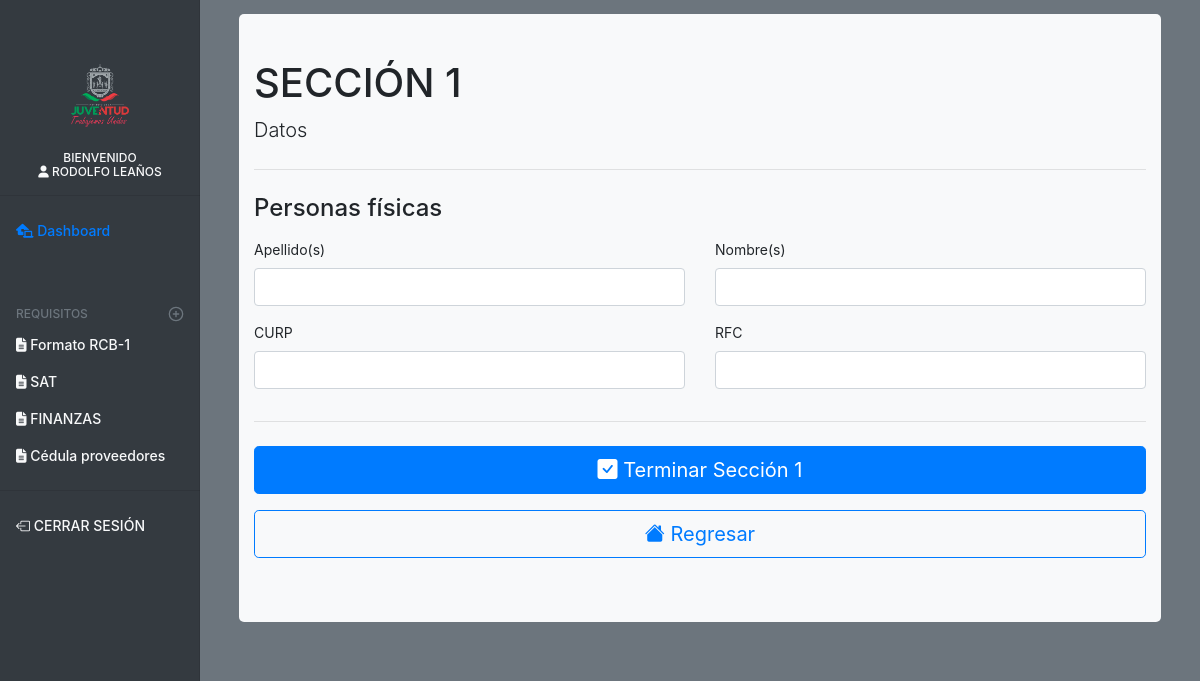
Before: /dashboard/editar_seccion1.php (signed in) with the older database file.
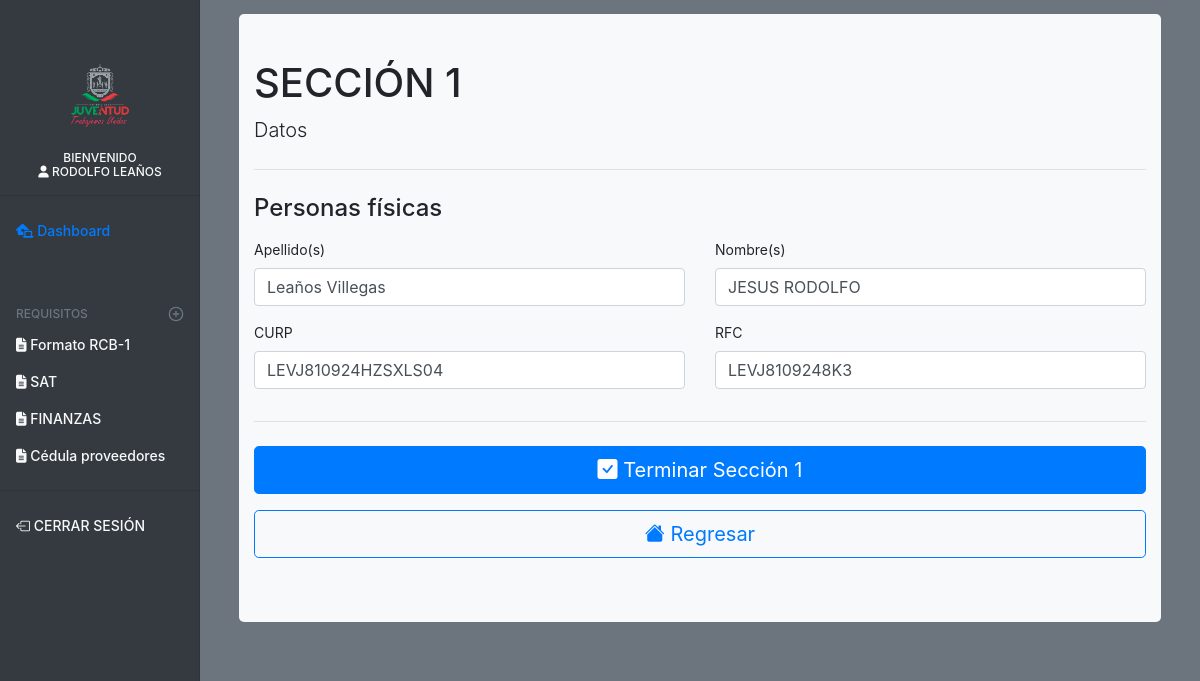
After: the same page with the newer database file.
### tables this page shows
CREATE TABLE `datos` (
  `id` int(11) NOT NULL,
  `id_ext` int(11) NOT NULL,
  `fisc_apellido` varchar(100) DEFAULT NULL,
  `fisc_nombre` varchar(70) DEFAULT NULL,
  `fisc_curp` varchar(20) DEFAULT NULL,
  `rfc` varchar(50) DEFAULT NULL,
  `moral_razon` varchar(100) DEFAULT NULL,
  `moral_denominacion` varchar(100) DEFAULT NULL,
  `moral_archivo_acta` varchar(300) DEFAULT NULL,
  `tipo_usr` int(11) NOT NULL,
  `validacion` int(11) NOT NULL
);

### dashboard/editar_seccion1.php (the view, shortened to what the changed rows need)
<?php
include('prcd/conn.php');
    $id = $_SESSION['id'];
?>
<!doctype html>
<html lang="es">
  <head>
    <link rel="stylesheet" href="https://cdn.jsdelivr.net/npm/bootstrap-icons@1.3.0/font/bootstrap-icons.css">
    <link href="css/bootstrap.css" rel="stylesheet">
    <link href="css/form-validation.css" rel="stylesheet">
    <link href="css/dashboard.css" rel="stylesheet">
  </head>
  <body class="bg-secondary">
<div class="container-fluid">
  <div class="row">
    <main role="main" class="col-md-9 ml-sm-auto col-lg-10 px-md-4 bg-secondary" style="background-color:#eaeef4; height:100%;">
    <div class="container-fluid ">
      <div class="jumbotron jumbotron-fluid " style="background-color:#f8f9fa; width:100%;border-radius:5px;  margin-top:25px; padding-top:45px;">
        <div class="container-fluid">
          <h1 class="h1">SECCIÓN 1</h1>
      <?php
        $personas_fisicas = "SELECT * FROM datos WHERE id_ext = $id";
        $resultado_fisica= $conn->query($personas_fisicas);
        $row_fisica = $resultado_fisica->fetch_assoc();
      ?>
        <div class="row">
                <div class="col-md-12 order-md-1">
            <form action="prcd/editar_secciones/proceso_seccion_1.php" class="needs-validation" method="POST">
                <div class="row">
                <div class="col-md-6 mb-3">
                    <label for="firstName">Apellido(s)</label>
                    <input type="text" class="form-control" id="apellido" name="apellido" placeholder="" value="<?php echo $row_fisica['fisc_apellido'] ?>" required>
                </div>
                <div class="col-md-6 mb-3">
                    <label for="lastName">Nombre(s)</label>
                    <input type="text" class="form-control" id="nombre" name="nombre" placeholder="" value="<?php echo $row_fisica['fisc_nombre'] ?>" required>
                </div>
                <div class="col-md-6 mb-3">
                    <label for="firstName">CURP</label>
                    <input type="text" class="form-control" id="curp" name="curp" placeholder="" value="<?php echo $row_fisica['fisc_curp'] ?>" required>
                </div>
                <div class="col-md-6 mb-3">
                    <label for="lastName">RFC</label>
                    <input type="text" class="form-control" id="rfc" name="rfc" placeholder="" value="<?php echo $row_fisica['rfc'] ?>" required>
                </div>
                </div>
            </form>
            </div>
        </div>
        </div>
      </div>
      </div>
    </main>
  </div>
</div>
        <script src="css/dashboard.js"></script></body>
</html>

Changed rows visible on the page:
now on this page (row edited): datos: apellido "Leaños Villegas", nombre "JESUS RODOLFO", curp "LEVJ810924HZSXLS04", rfc "LEVJ8109248K3"
